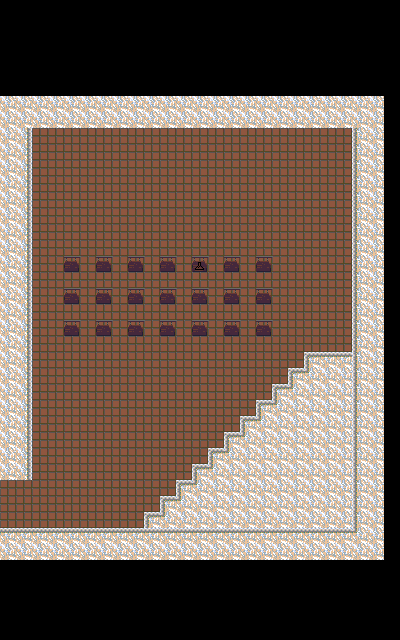

Tiled map render using the project's own tile images. Description and the map definition, with tile-layer contents summarised, below:
An orthogonal 25x40 tile map with 16x16 px tiles, 4 tile layers (SilhouetteLayer, BackgroundLayer, GameLayer, ForegroundLayer) and 2 objects (spawn, npcSpawn).

<map version="1.0" orientation="orthogonal" renderorder="left-up" width="25" height="40" tilewidth="16" tileheight="16" nextobjectid="4">
 <properties>
  <property name="exitLeft" value="grema_02.tmx" />
  <property name="spawn" value="door_01" />
 </properties>
 <tileset firstgid="1" name="Olaf_tileset" tilewidth="16" tileheight="16">
  <image source="../graphics/levels/Olaf_tileset.png" trans="ff00ff" width="512" height="512" />
 </tileset>
 <layer name="SilhouetteLayer" width="25" height="40">
  <data>[1000 cells, 0 non-empty, 0 distinct tile ids]</data>
 </layer>
 <layer name="BackgroundLayer" width="25" height="40">
  <data>[1000 cells, 541 non-empty, 2 distinct tile ids]</data>
 </layer>
 <layer name="GameLayer" width="25" height="40">
  <data>[1000 cells, 582 non-empty, 7 distinct tile ids]</data>
 </layer>
 <layer name="ForegroundLayer" width="25" height="40">
  <data>[1000 cells, 21 non-empty, 2 distinct tile ids]</data>
 </layer>
 <objectgroup name="Actors">
  <object id="2" name="playerSpawnLeft" type="spawn" x="6" y="520.5">
   <ellipse />
  </object>
  <object id="3" name="gremaMerchant_02" type="npcSpawn" x="318.333" y="343.833">
   <properties>
    <property name="npcType" value="merchant" />
    <property name="script" value="grema_merchant_02" />
   </properties>
   <ellipse />
  </object>
 </objectgroup>
</map>
